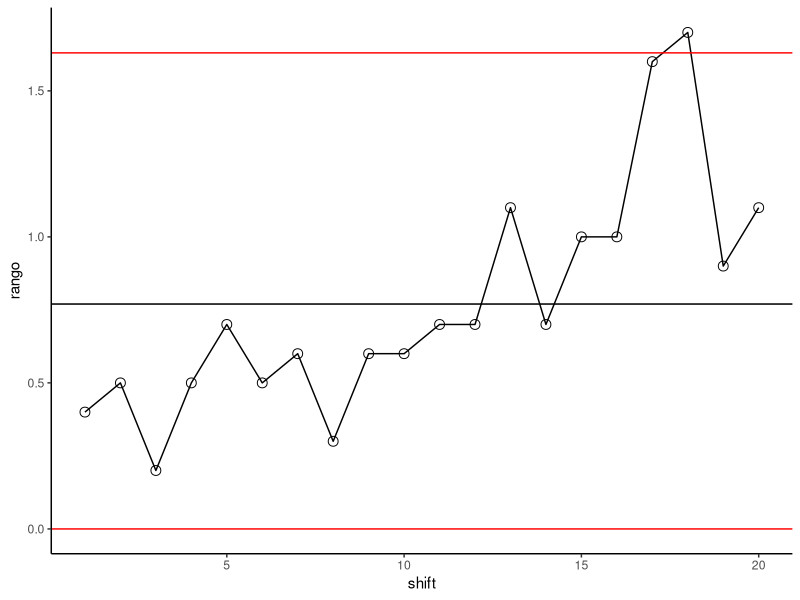
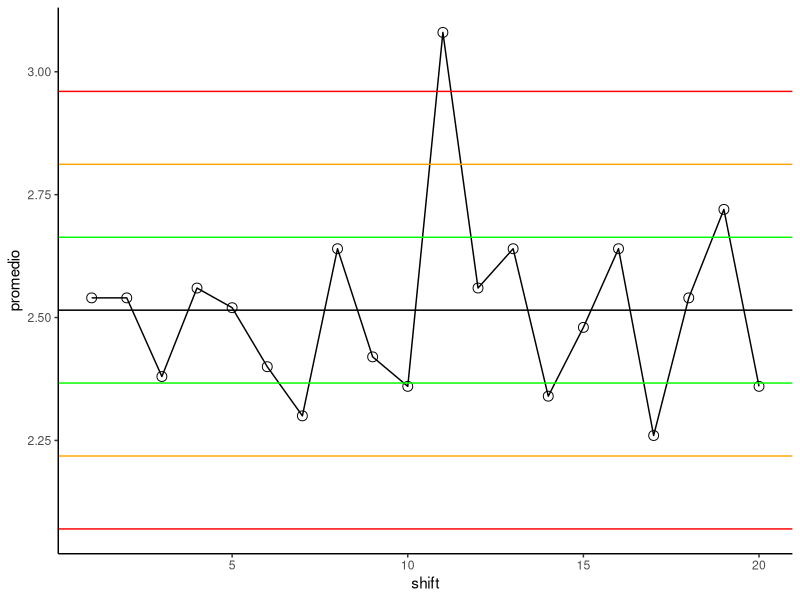

These figures' R source, in order:
## ---- chunk 1
knitr::opts_chunk$set(echo = FALSE, dev="svg")
## ---- chunk 2
if(!require("tidyverse")) {
  install.packages("tidyverse", repos="https://cloud.r-project.org/",
         quiet=TRUE, type="binary")
  library("tidyverse")
}
if(!require("kableExtra")) {
  install.packages("kableExtra", repos="https://cloud.r-project.org/",
         quiet=TRUE, type="binary")
  library("kableExtra")
}
## ---- chunk 3
datos <- data.frame(shift=1:20,
      s1=c(2.7,2.6,2.3,2.8,2.6,
           2.2,2.2,2.8,2.4,2.6,
           3.1,2.4,2.1,2.2,2.4,
           3.1,2.9,1.9,2.3,1.8),
      s2=c(2.3,2.4,2.3,2.3,2.5,
           2.3,2.6,2.6,2.8,2.3,
           3.0,2.8,3.2,2.8,3.0,
           2.6,2.4,1.6,2.6,2.8),
      s3=c(2.6,2.6,2.4,2.4,2.6,
           2.7,2.4,2.6,2.4,2.0,
           3.5,2.2,2.5,2.1,2.5,
           2.6,2.9,2.6,2.7,2.3),
      s4=c(2.4,2.3,2.5,2.6,2.1,
           2.2,2.0,2.7,2.2,2.5,
           2.8,2.9,2.6,2.2,2.5,
           2.8,1.3,3.3,2.8,2.0),
      s5=c(2.7,2.8,2.4,2.7,2.8,
           2.6,2.3,2.5,2.3,2.4,
           3.0,2.5,2.8,2.4,2.0,
           2.1,1.8,3.3,3.2,2.9))
kable_styling(kable(datos), font_size=18)
## ---- chunk 4
promedio <- apply(datos[,2:6],1,mean)
rango <- apply(datos[,2:6],1,function (x) diff(range(x)))
promedio
rango

resumen <- data.frame(shift=datos$shift,promedio,rango)
str(resumen)
## ---- chunk 5
ggplot(resumen,aes(x=shift,y=rango))+
  geom_point(size=3,shape=21)+geom_line()+
  geom_hline(yintercept = 1.63,color="red")+
  geom_hline(yintercept = 0,color="red")+
  geom_hline(yintercept = 0.77)+
  theme_classic()
## ---- chunk 6
ggplot(resumen,aes(x=shift,y=promedio))+
  geom_point(size=3,shape=21)+geom_line()+
  geom_hline(yintercept = 2.96,color="red")+
  geom_hline(yintercept = 2.07,color="red")+
  geom_hline(yintercept = 2.515 + (2.96-2.515)/3,color="green")+
  geom_hline(yintercept = 2.515 - (2.515-2.07)/3,color="green")+
  geom_hline(yintercept = 2.515 + (2.96-2.515)/3 * 2,color="orange")+
  geom_hline(yintercept = 2.515 - (2.515-2.07)/3 * 2,color="orange")+
  geom_hline(yintercept = 2.515)+
  theme_classic()
